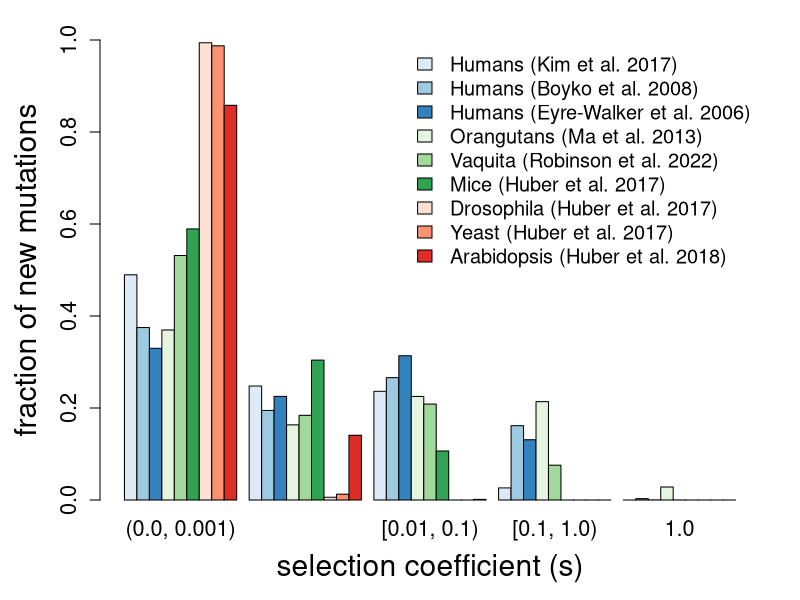

Source code (R):
### script for creating Figure 1 in Kyriazis et al. 2023 AmNat


# function to subset each DFE into different mutation classes
get_DFE_fracs <- function(shape, scale){
  g <- rgamma(n=1000000,shape = shape, scale= scale)
  
  lethals <- g[g>0.99]
  lethals_frac <- length(lethals)/length(g)
  
  sublethals <- g[g<0.99 & g >0.1]
  sublet_frac <- length(sublethals)/length(g)
  
  strDel <- g[g<0.1 & g >0.01]
  strDel_frac <- length(strDel)/length(g)
  
  modDel <- g[g<0.01 & g >0.001]
  modDel_frac <- length(modDel)/length(g)
  
  wkDel <- g[g<0.001]
  wkDel_frac <- length(wkDel)/length(g)
  
  return(rev(c(lethals_frac,sublet_frac,strDel_frac,modDel_frac,wkDel_frac)))
}

## draw samples from each model and use function to get proportions of each mutation type

# results for Kim 2017 DFE and Henn hs
mean = 0.01314833
shape = 0.186
scale = mean/shape
g <- rgamma(n=1000000,shape = shape, scale= scale)
kim_DFE_fracs <- get_DFE_fracs(shape,scale)

# results for Boyko 2008 DFE
shape = 0.184 
scale = 8200/25636
mean = scale*shape
g <- rgamma(n=1000000,shape = shape, scale= scale)
boyko_DFE_fracs <- get_DFE_fracs(shape,scale)

# Eyre walker 
shape=0.23
mean=0.043
scale = mean/shape
g <- rgamma(n=1000000,shape = shape, scale= scale)
eyrewalker_DFE_fracs <- get_DFE_fracs(shape,scale)

# results for vaquita DFE
mean = 0.0257224845852388
shape = 0.13139582
scale = mean/shape
g <- rgamma(n=1000000,shape = shape, scale= scale)
vaquita_DFE_fracs <- get_DFE_fracs(shape,scale)

# mouse from huber 2017
shape=0.22
scale=0.016
g <- rgamma(n=1000000,shape = shape, scale= scale)
mouse_DFE_fracs <- get_DFE_fracs(shape,scale)

# yeast from huber 2017
shape=0.22
scale=3.7e-04
g <- rgamma(n=1000000,shape = shape, scale= scale)
yeast_DFE_fracs <- get_DFE_fracs(shape,scale)

# drosophila from huber 2017
shape=0.35
scale=3.8e-04
g <- rgamma(n=1000000,shape = shape, scale= scale)
dmel_DFE_fracs <- get_DFE_fracs(shape,scale)

# arabidopsis from Huber 2018
mean = 0.00048655
shape = 0.185
scale = mean/shape
g <- rgamma(n=1000000,shape = shape, scale= scale)
arab_DFE_fracs <- get_DFE_fracs(shape,scale)

# orangutans from Ma 2013
shape=0.16
scale=14392/17934
g <- rgamma(n=1000000,shape = shape, scale= scale)
orang_DFE_fracs <- get_DFE_fracs(shape,scale)


# plot results as histogram
setwd("~/Documents/UCLA/simulations_review/Analysis/Plots/")

par(mar=c(5,5,2,2))
library("RColorBrewer")
cols <- c(brewer.pal(3,"Blues"),brewer.pal(3,"Greens"),brewer.pal(3,"Reds"))

DFEs <- rbind(kim_DFE_fracs,boyko_DFE_fracs,eyrewalker_DFE_fracs,orang_DFE_fracs,vaquita_DFE_fracs,mouse_DFE_fracs,yeast_DFE_fracs,dmel_DFE_fracs,arab_DFE_fracs)
barplot(DFEs,beside=T, ylim=c(0,1), xlab="selection coefficient (s)", ylab="fraction of new mutations",
        names.arg = c("(0.0, 0.001)","[0.001, 0.01)","[0.01, 0.1)","[0.1, 1.0)","1.0"), cex.lab = 1.8, col=cols, cex.names =1.3, cex.axis=1.3)
legend("topright", legend=c("Humans (Kim et al. 2017)","Humans (Boyko et al. 2008)","Humans (Eyre-Walker et al. 2006)", "Orangutans (Ma et al. 2013)", "Vaquita (Robinson et al. 2022)","Mice (Huber et al. 2017)","Drosophila (Huber et al. 2017)","Yeast (Huber et al. 2017)","Arabidopsis (Huber et al. 2018)" ), 
       fill=cols, cex=1.2, bty = "n")

dev.off()

